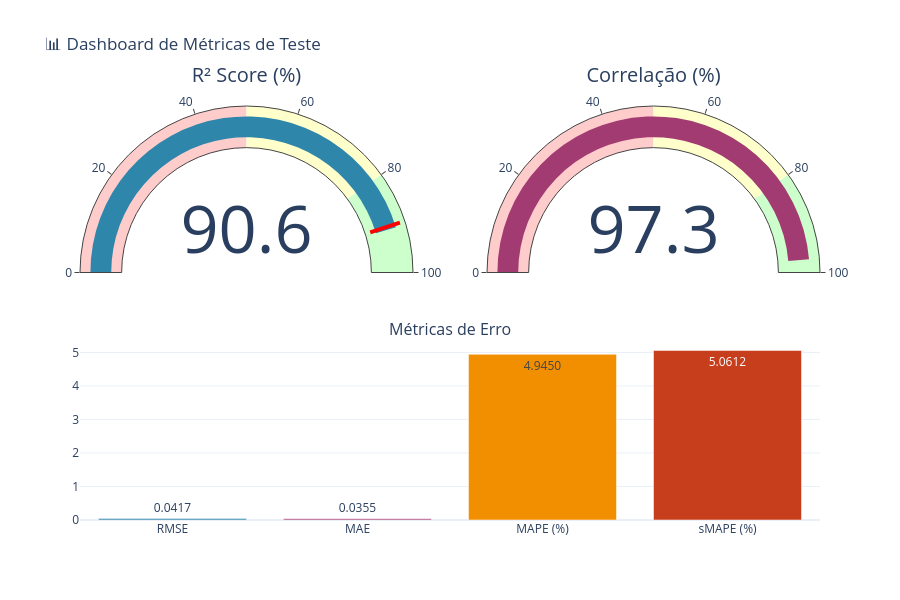

The notebook cell this image was saved under:
### Markdown cell above
## 6. Métricas de Teste - Visualização

Gráfico de barras com todas as métricas do conjunto de teste.

### Code cell
# Visualização das métricas de teste
fig = make_subplots(
    rows=2, cols=2,
    specs=[[{'type': 'indicator'}, {'type': 'indicator'}],
           [{'type': 'bar', 'colspan': 2}, None]],
    subplot_titles=('', '', 'Métricas de Erro'),
    vertical_spacing=0.15
)

# Indicador R²
fig.add_trace(
    go.Indicator(
        mode="gauge+number",
        value=test_results.get('r2', 0) * 100,
        title={'text': "R² Score (%)"},
        gauge={
            'axis': {'range': [0, 100]},
            'bar': {'color': "#2E86AB"},
            'steps': [
                {'range': [0, 50], 'color': "#ffcccc"},
                {'range': [50, 80], 'color': "#ffffcc"},
                {'range': [80, 100], 'color': "#ccffcc"}
            ],
            'threshold': {
                'line': {'color': "red", 'width': 4},
                'thickness': 0.75,
                'value': 90
            }
        }
    ),
    row=1, col=1
)

# Indicador Correlação
fig.add_trace(
    go.Indicator(
        mode="gauge+number",
        value=test_results.get('correlation', 0) * 100,
        title={'text': "Correlação (%)"},
        gauge={
            'axis': {'range': [0, 100]},
            'bar': {'color': "#A23B72"},
            'steps': [
                {'range': [0, 50], 'color': "#ffcccc"},
                {'range': [50, 80], 'color': "#ffffcc"},
                {'range': [80, 100], 'color': "#ccffcc"}
            ]
        }
    ),
    row=1, col=2
)

# Bar chart de métricas de erro
error_metrics = {
    'RMSE': test_results.get('rmse', 0),
    'MAE': test_results.get('mae', 0),
    'MAPE (%)': test_results.get('mape', 0),
    'sMAPE (%)': test_results.get('smape', 0),
}

fig.add_trace(
    go.Bar(
        x=list(error_metrics.keys()),
        y=list(error_metrics.values()),
        marker_color=['#2E86AB', '#A23B72', '#F18F01', '#C73E1D'],
        text=[f'{v:.4f}' for v in error_metrics.values()],
        textposition='auto'
    ),
    row=2, col=1
)

fig.update_layout(
    title='📊 Dashboard de Métricas de Teste',
    height=600,
    template='plotly_white',
    showlegend=False
)

fig.show()

### Figure 1 — Plotly figure (JSON) as saved in the notebook; plotly's stock layout.template omitted (floating-point values rounded to 4 significant figures)
{"data": [{"domain": {"x": [0, 0.45], "y": [0.575, 1]}, "gauge": {"axis": {"range": [0, 100]}, "bar": {"color": "#2E86AB"}, "steps": [{"color": "#ffcccc", "range": [0, 50]}, {"color": "#ffffcc", "range": [50, 80]}, {"color": "#ccffcc", "range": [80, 100]}], "threshold": {"line": {"color": "red", "width": 4}, "thickness": 0.75, "value": 90}}, "mode": "gauge+number", "title": {"text": "R² Score (%)"}, "type": "indicator", "value": 90.64}, {"domain": {"x": [0.55, 1], "y": [0.575, 1]}, "gauge": {"axis": {"range": [0, 100]}, "bar": {"color": "#A23B72"}, "steps": [{"color": "#ffcccc", "range": [0, 50]}, {"color": "#ffffcc", "range": [50, 80]}, {"color": "#ccffcc", "range": [80, 100]}]}, "mode": "gauge+number", "title": {"text": "Correlação (%)"}, "type": "indicator", "value": 97.28}, {"marker": {"color": ["#2E86AB", "#A23B72", "#F18F01", "#C73E1D"]}, "text": ["0.0417", "0.0355", "4.9450", "5.0612"], "textposition": "auto", "type": "bar", "x": ["RMSE", "MAE", "MAPE (%)", "sMAPE (%)"], "xaxis": "x", "y": [0.04173, 0.03552, 4.945, 5.061], "yaxis": "y"}], "layout": {"annotations": [{"font": {"size": 16}, "showarrow": false, "text": "Métricas de Erro", "x": 0.5, "xanchor": "center", "xref": "paper", "y": 0.425, "yanchor": "bottom", "yref": "paper"}], "height": 600, "showlegend": false, "title": {"text": "📊 Dashboard de Métricas de Teste"}, "xaxis": {"anchor": "y", "domain": [0, 1]}, "yaxis": {"anchor": "x", "domain": [0, 0.425]}}}
